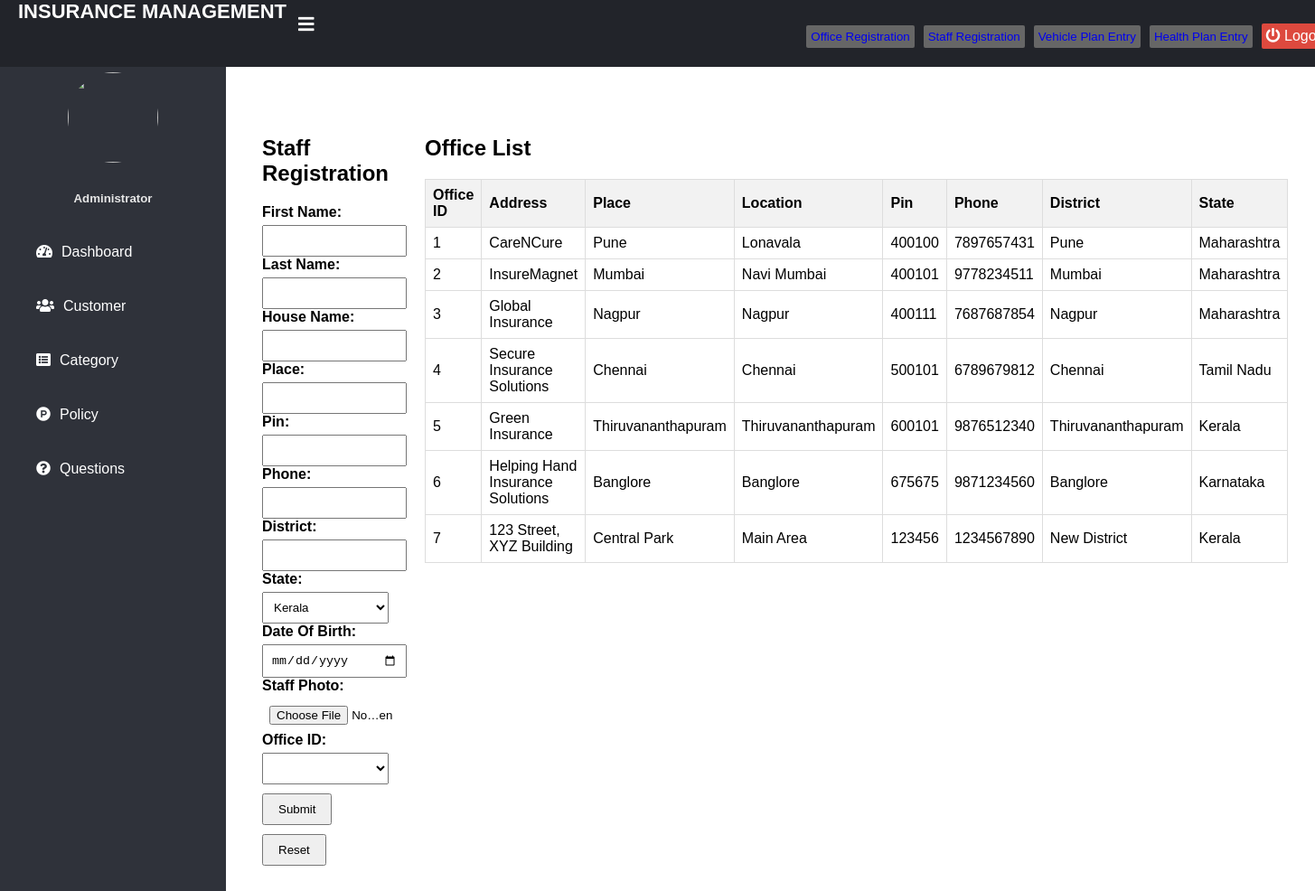
Screenshot of /register/ with the database file from the repository.
### home/models.py (models this page shows, shortened)
class Office(models.Model):
    officeid = models.AutoField(primary_key=True)  # Changed to AutoField
    address = models.TextField()
    place = models.CharField(max_length=255)
    location = models.CharField(max_length=255)
    pin = models.CharField(max_length=20)
    phone = models.CharField(max_length=20)
    district = models.CharField(max_length=255)
    state = models.CharField(max_length=255)
    regdate = models.DateField()

### home/views.py (the view, shortened to what this page needs)
# urls.py: path('register/', views.register_staff, name='register'),
@csrf_exempt
def register_staff(request):
    offices = Office.objects.all()
    return render(request, 'admin/admin_staff_registration.html', {'records': offices})

### templates/admin/admin_staff_registration.html (shortened to what this page needs)
{% extends 'adminbase.html' %}
{% load widget_tweaks %}
{% block content %}
<!DOCTYPE html>
<html lang="en">
<head>
</head>
<body>
<div class="container">
    <div class="form-section">
        <h2>Staff Registration</h2>
        <form name="staffForm" action="staffreg2" method="post" enctype="multipart/form-data" onsubmit="return validateForm()">
            <label for="first_name">First Name:</label>
            <input type="text" id="first_name" name="first_name" required>
            <label for="last_name">Last Name:</label>
            <input type="text" id="last_name" name="last_name" required>
            <label for="address">House Name:</label>
            <input type="text" id="address" name="address">
            <label for="place">Place:</label>
            <input type="text" id="place" name="place">
            <label for="pin">Pin:</label>
            <input type="text" id="pin" name="pin">
            <label for="phone">Phone:</label>
            <input type="text" id="phone" name="phone">
            <label for="district">District:</label>
            <input type="text" id="district" name="district">
            <label for="state">State:</label>
            <select id="state" name="state">
                <option value="Kerala">Kerala</option>
            </select>
            <label for="dob">Date Of Birth:</label>
            <input type="date" id="dob" name="dob">
            <label for="photo">Staff Photo:</label>
            <input type="file" id="photo" name="file">
            <label for="office_id">Office ID:</label>
            <select id="office_id" name="office_id">
            </select>
            <div class="button-container">
                <input type="submit" value="Submit">
                <input type="reset" value="Reset">
            </div>
        </form>
    </div>
    <div class="list-section">
        <h2>Office List</h2>
        {% if records %}
        <table>
            <tr>
                <th>Office ID</th>
                <th>Address</th>
                <th>Place</th>
                <th>Location</th>
                <th>Pin</th>
                <th>Phone</th>
                <th>District</th>
                <th>State</th>
            </tr>
            {% for record in records %}
            <tr>
                <td>{{ record.officeid }}</td>
                <td>{{ record.address }}</td>
                <td>{{ record.place }}</td>
                <td>{{ record.location }}</td>
                <td>{{ record.pin }}</td>
                <td>{{ record.phone }}</td>
                <td>{{ record.district }}</td>
                <td>{{ record.state }}</td>
            </tr>
            {% endfor %}
        </table>
        {% else %}
        <p>No office registered...</p>
        {% endif %}
    </div>
</div>
</body>
</html>
{% endblock content %}

### templates/admin/admin_staff_registration.html (style rules this page uses)
body { font-family: Arial, sans-serif; }
.container { display: flex; justify-content: space-between; padding: 20px; }
.form-section, .list-section { flex: 1; padding: 20px; }
table { width: 100%; border-collapse: collapse; }
th, td { border: 1px solid #ddd; padding: 8px; text-align: left; }
th { background-color: #f2f2f2; }
input[type="text"], input[type="date"], input[type="file"], select { width: 100%; padding: 8px; margin-top: 5px; }
label { font-weight: bold; }
.button-container input { width: auto; padding: 8px 16px; margin-top: 10px; }

### rows the page displays
Office: officeid "1", address "CareNCure", place "Pune", location "Lonavala", pin "400100", phone "7897657431", district "Pune", state "Maharashtra"
Office: officeid "2", address "InsureMagnet", place "Mumbai", location "Navi Mumbai", pin "400101", phone "9778234511", district "Mumbai", state "Maharashtra"
Office: officeid "3", address "Global Insurance", place "Nagpur", location "Nagpur", pin "400111", phone "7687687854", district "Nagpur", state "Maharashtra"
Office: officeid "4", address "Secure Insurance Solutions", place "Chennai", location "Chennai", pin "500101", phone "6789679812", district "Chennai", state "Tamil Nadu"
Office: officeid "5", address "Green Insurance", place "Thiruvananthapuram", location "Thiruvananthapuram", pin "600101", phone "9876512340", district "Thiruvananthapuram", state "Kerala"
Office: officeid "6", address "Helping Hand Insurance Solutions", place "Banglore", location "Banglore", pin "675675", phone "9871234560", district "Banglore", state "Karnataka"
Office: officeid "7", address "123 Street, XYZ Building", place "Central Park", location "Main Area", pin "123456", phone "1234567890", district "New District", state "Kerala"
